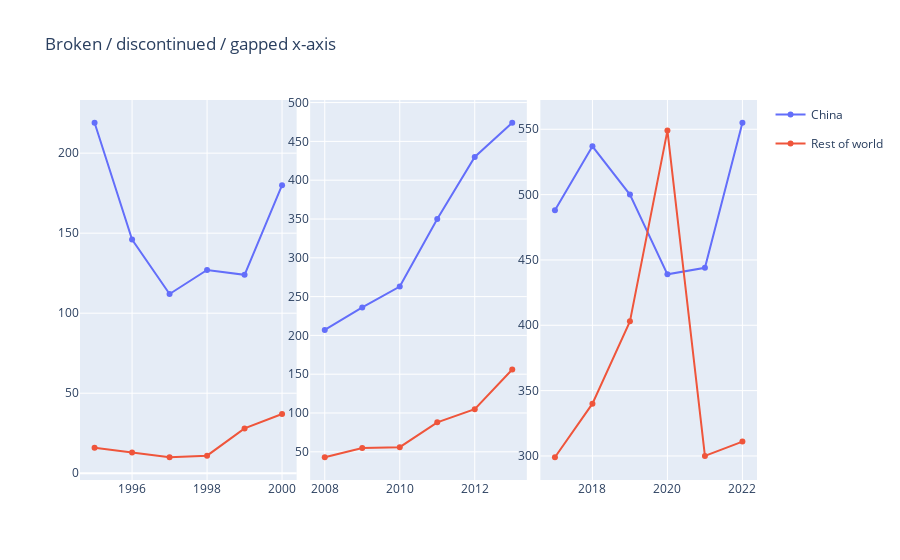

Notebook code cell kept with this figure:
### Code cell
fig

### Figure 1 — Plotly figure (JSON) as saved in the notebook; plotly's stock layout.template omitted (floating-point values rounded to 4 significant figures)
{"data": [{"legendgroup": "China", "marker": {"color": "#636EFA"}, "name": "China", "showlegend": true, "type": "scatter", "x": [1995, 1996, 1997, 1998, 1999, 2000], "xaxis": "x", "y": [219, 146, 112, 127, 124, 180], "yaxis": "y"}, {"legendgroup": "Rest of world", "marker": {"color": "#EF553B"}, "name": "Rest of world", "showlegend": true, "type": "scatter", "x": [1995, 1996, 1997, 1998, 1999, 2000], "xaxis": "x", "y": [16, 13, 10, 11, 28, 37], "yaxis": "y"}, {"legendgroup": "China", "marker": {"color": "#636EFA"}, "name": "China", "showlegend": false, "type": "scatter", "x": [2008, 2009, 2010, 2011, 2012, 2013], "xaxis": "x2", "y": [207, 236, 263, 350, 430, 474], "yaxis": "y2"}, {"legendgroup": "Rest of world", "marker": {"color": "#EF553B"}, "name": "Rest of world", "showlegend": false, "type": "scatter", "x": [2008, 2009, 2010, 2011, 2012, 2013], "xaxis": "x2", "y": [43, 55, 56, 88, 105, 156], "yaxis": "y2"}, {"legendgroup": "China", "marker": {"color": "#636EFA"}, "name": "China", "showlegend": false, "type": "scatter", "x": [2017, 2018, 2019, 2020, 2021, 2022], "xaxis": "x3", "y": [488, 537, 500, 439, 444, 555], "yaxis": "y3"}, {"legendgroup": "Rest of world", "marker": {"color": "#EF553B"}, "name": "Rest of world", "showlegend": false, "type": "scatter", "x": [2017, 2018, 2019, 2020, 2021, 2022], "xaxis": "x3", "y": [299, 340, 403, 549, 300, 311], "yaxis": "y3"}], "layout": {"title": {"text": "Broken / discontinued / gapped x-axis"}, "xaxis": {"anchor": "y", "domain": [0, 0.32]}, "xaxis2": {"anchor": "y2", "domain": [0.34, 0.66]}, "xaxis3": {"anchor": "y3", "domain": [0.68, 1]}, "yaxis": {"anchor": "x", "domain": [0, 1]}, "yaxis2": {"anchor": "x2", "domain": [0, 1]}, "yaxis3": {"anchor": "x3", "domain": [0, 1]}}}
